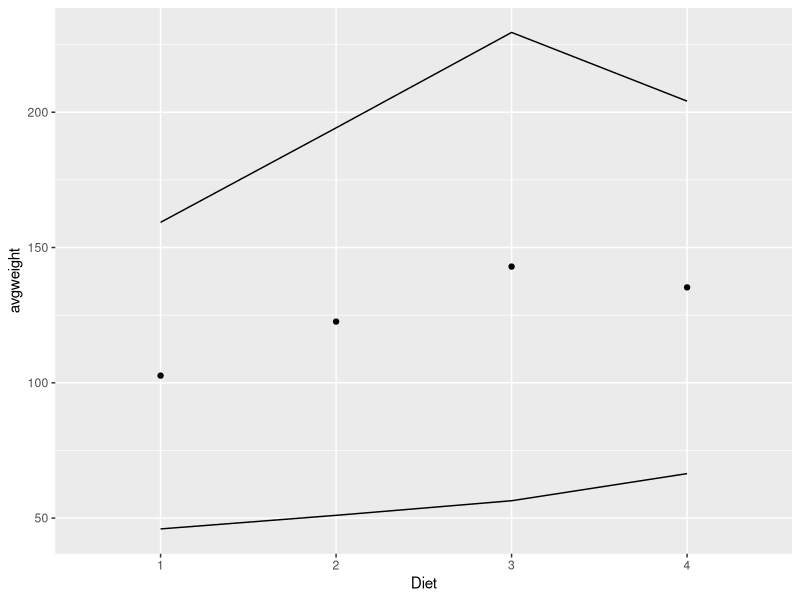
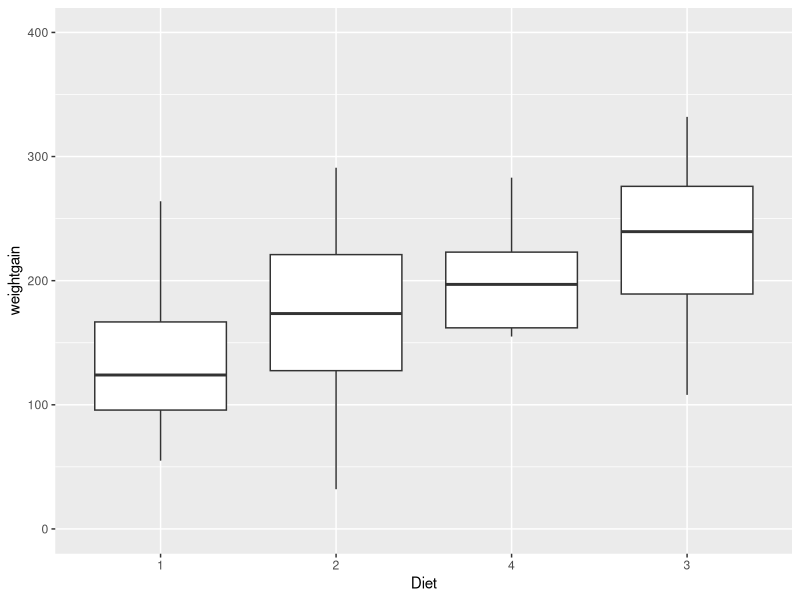
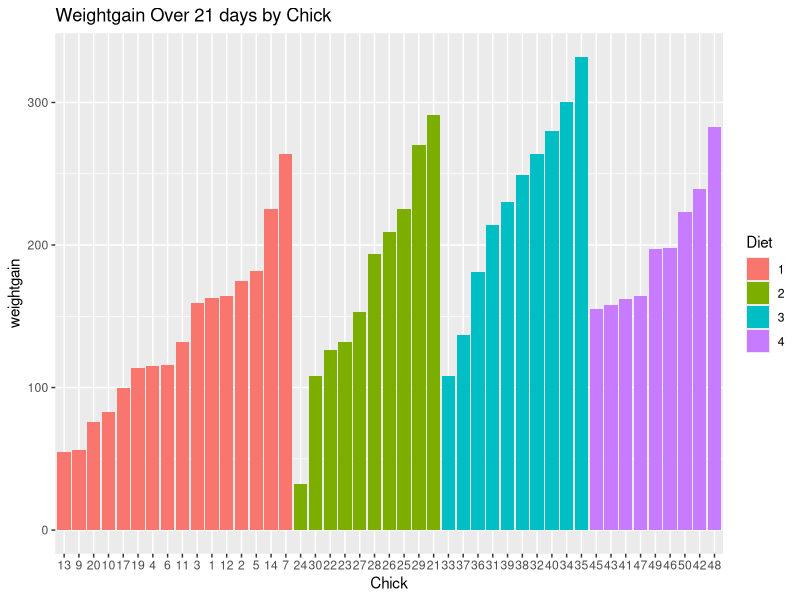
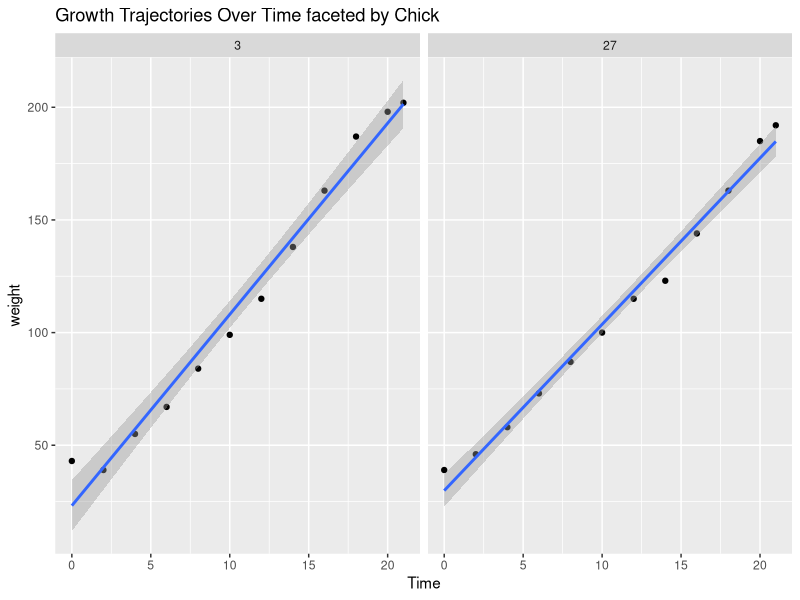
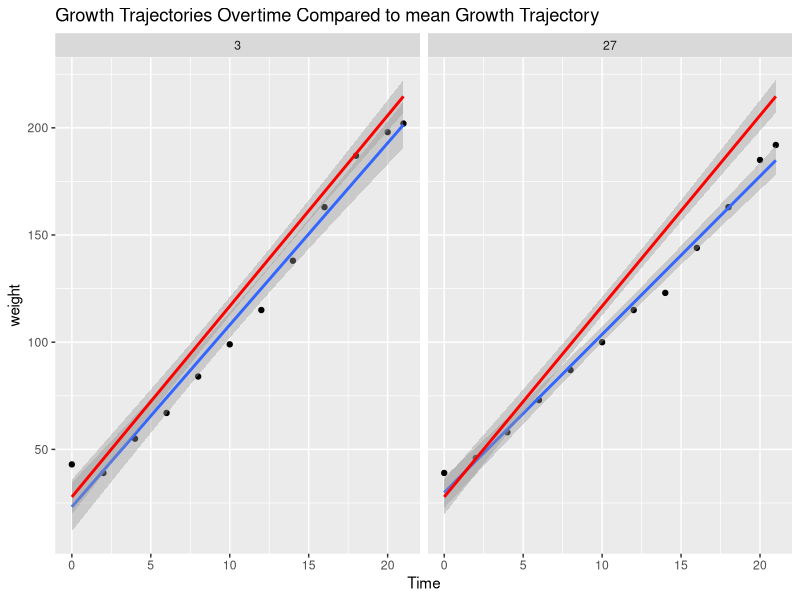
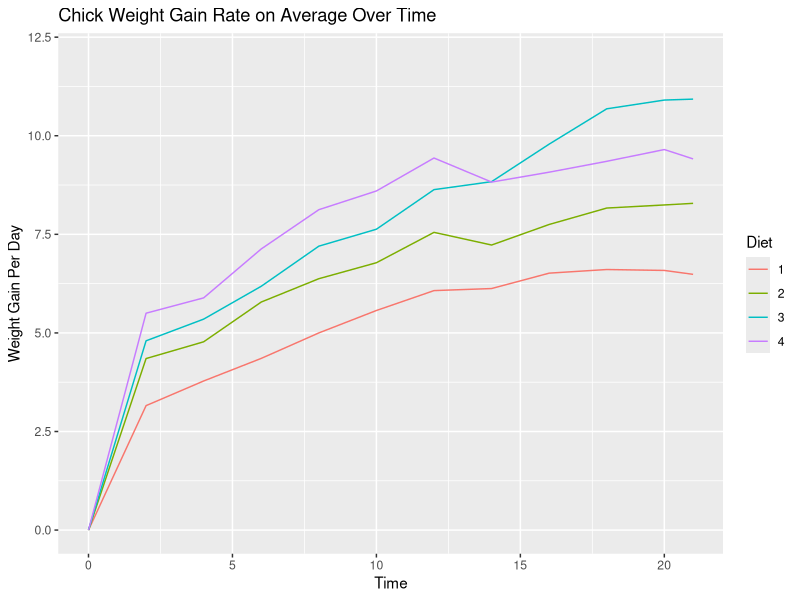

Generate these figures, in order, with R:
## ---- chunk 1
knitr::opts_chunk$set(echo = TRUE)
## ---- chunk 2
library(dplyr)
library(ggplot2)

## ---- chunk 3
weight0 <- group_by(ChickWeight, Diet) %>%
  summarize(numbchicks = n(), avgweight = mean(weight, na.rm = TRUE), stddev = sd(weight, na.rm = TRUE))
weight0
weight0 %>% ggplot(aes(x = Diet, y = avgweight)) + geom_point() + geom_line(aes(x= Diet, y = avgweight -stddev, group=1)) + geom_line(aes(x = Diet, y = avgweight + stddev, group =1))
## ---- chunk 4
complete <- ChickWeight %>% group_by(Chick) %>%
  mutate(Measures = length(Chick)) %>%
  filter(Measures== 12)
complete %>% head(3)

## ---- chunk 5
complete <- complete %>% mutate(weightgain = weight - weight[1])
complete %>% head(3)
## ---- chunk 6
dat<- complete %>% filter(Time == 21)
dat$Diet <- reorder(dat$Diet, dat$weightgain, median)
dat %>% ggplot(aes(x = Diet, y = weightgain)) + geom_boxplot() + ylim(0,400)
## ---- chunk 7
#Chick with most weight gained over 21 days
complete %>% group_by(Chick) %>%
  filter(Time == 21) %>%
  select(Chick, weightgain, Diet) %>%
  arrange(desc(weightgain)) %>%
  head(1)

#Chick with least weight gained over 21 days
complete %>% group_by(Chick) %>%
  filter(Time == 21) %>%
  select(Chick, weightgain, Diet) %>%
  arrange(weightgain) %>%
  head(1)

dat1 <- complete %>% group_by(Chick) %>%
  filter(Time == Time[12]) %>%
  select(Chick, weightgain, Diet)

dat1 %>% ggplot(aes(x = Chick, y =weightgain, fill= Diet)) + geom_bar(stat = 'identity') + ggtitle("Weightgain Over 21 days by Chick")

## ---- chunk 8
##Chick with the most weight
complete %>% group_by(Chick) %>%
  filter(Time == 0) %>%
  arrange(desc(weight)) %>%
  head(1)

## Chick with the least weight
complete %>% group_by(Chick) %>%
  filter(Time == 0) %>%
  arrange(weight) %>%
  head(1)
dat2 <- complete %>% filter(Chick %in% c(27,3))

dat2 %>% ggplot(aes(x = Time, y = weight)) + geom_point() + facet_wrap(~Chick) + geom_smooth(method = lm) + ggtitle("Growth Trajectories Over Time faceted by Chick")
## ---- chunk 9
dat4 <- complete %>%
  group_by(Time) %>%
  summarize(meanweight = mean(weight))
dat4
dat2 %>% ggplot(aes(x = Time, y = weight)) + geom_point() + 
  facet_wrap(~Chick) + geom_smooth(method = lm) + 
  ggtitle("Growth Trajectories Overtime Compared to mean Growth Trajectory") + 
  geom_smooth(data = dat4, method = lm,aes(x = Time , y = meanweight), color = 'red')
## ---- chunk 10
dat5 <- complete %>% ungroup() %>%
  group_by(Time, Diet) %>% 
  summarize(meanweightgain = mean(weightgain)) %>%
  mutate(weightgainrate = ifelse(Time ==0 , 0 , meanweightgain/Time )) %>%
  ggplot(aes(x = Time, y = weightgainrate, color = Diet)) + geom_line() + ylab("Weight Gain Per Day") + ylim(0,12) + ggtitle("Chick Weight Gain Rate on Average Over Time")
dat5
